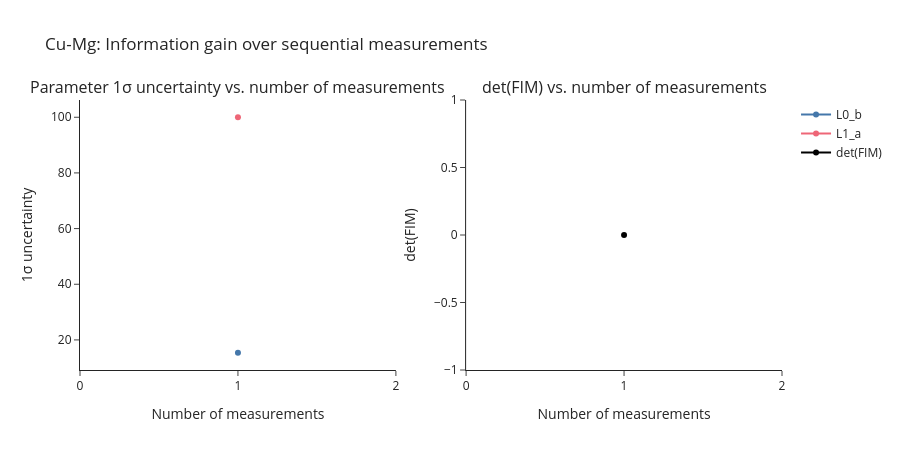

The notebook cell this image was saved under:
### Code cell
# ============================================================
# SUMMARY: FIM evolution across all iterations
# (Run at any time after completing one or more iterations)
# ============================================================

assert len(iteration_history) > 0, "No iterations completed yet. Run cells 8 and 9 at least once."

n_iters     = [h['n'] for h in iteration_history]
param_names = iteration_history[0]['param_names']
n_params    = len(param_names)
colors      = ['#4477AA', '#EE6677', '#228833', '#CCBB44']

fig = sp.make_subplots(
    rows=1, cols=2,
    subplot_titles=[
        "Parameter 1σ uncertainty vs. number of measurements",
        "det(FIM) vs. number of measurements",
    ],
)

for i, name in enumerate(param_names):
    stds = [np.sqrt(h['param_variances'][i]) for h in iteration_history]
    fig.add_trace(
        go.Scatter(x=n_iters, y=stds, name=name, mode='lines+markers',
                   line=dict(color=colors[i % len(colors)])),
        row=1, col=1
    )

det_fims = [h['det_fim'] for h in iteration_history]
fig.add_trace(
    go.Scatter(x=n_iters, y=det_fims, name='det(FIM)', mode='lines+markers',
               line=dict(color='black')),
    row=1, col=2
)

fig.update_xaxes(title_text="Number of measurements", dtick=1)
fig.update_yaxes(title_text="1σ uncertainty", row=1, col=1)
fig.update_yaxes(title_text="det(FIM)", row=1, col=2)
fig.update_layout(
    title=f"{SYSTEM}: Information gain over sequential measurements",
    template='simple_white',
    height=450,
)
fig.show()

# Print parameter values across iterations
print(f"{'Iter':<6} {'L0_a':<12} {'L0_b':<10} {'L1_a':<12} {'L1_b':<10} ", end='')
for name in param_names:
    print(f"{'σ('+name+')':<12}", end='')
print()
print('-' * (50 + 12 * n_params))
for h in iteration_history:
    p = h['params']
    print(f"{h['n']:<6} {p[0]:<12.1f} {p[1]:<10.4f} {p[2]:<12.1f} {p[3]:<10.4f} ", end='')
    for var in h['param_variances']:
        print(f"{np.sqrt(var):<12.4f}", end='')
    print()

### Figure 1 — Plotly figure (JSON) as saved in the notebook; plotly's stock layout.template omitted (floating-point values rounded to 4 significant figures)
{"data": [{"line": {"color": "#4477AA"}, "mode": "lines+markers", "name": "L0_b", "type": "scatter", "x": [1], "xaxis": "x", "y": [15.39], "yaxis": "y"}, {"line": {"color": "#EE6677"}, "mode": "lines+markers", "name": "L1_a", "type": "scatter", "x": [1], "xaxis": "x", "y": [100.0], "yaxis": "y"}, {"line": {"color": "black"}, "mode": "lines+markers", "name": "det(FIM)", "type": "scatter", "x": [1], "xaxis": "x2", "y": [4.222e-07], "yaxis": "y2"}], "layout": {"annotations": [{"font": {"size": 16}, "showarrow": false, "text": "Parameter 1σ uncertainty vs. number of measurements", "x": 0.225, "xanchor": "center", "xref": "paper", "y": 1, "yanchor": "bottom", "yref": "paper"}, {"font": {"size": 16}, "showarrow": false, "text": "det(FIM) vs. number of measurements", "x": 0.775, "xanchor": "center", "xref": "paper", "y": 1, "yanchor": "bottom", "yref": "paper"}], "height": 450, "title": {"text": "Cu-Mg: Information gain over sequential measurements"}, "xaxis": {"anchor": "y", "domain": [0, 0.45], "dtick": 1, "title": {"text": "Number of measurements"}}, "xaxis2": {"anchor": "y2", "domain": [0.55, 1], "dtick": 1, "title": {"text": "Number of measurements"}}, "yaxis": {"anchor": "x", "domain": [0, 1], "title": {"text": "1σ uncertainty"}}, "yaxis2": {"anchor": "x2", "domain": [0, 1], "title": {"text": "det(FIM)"}}}}
